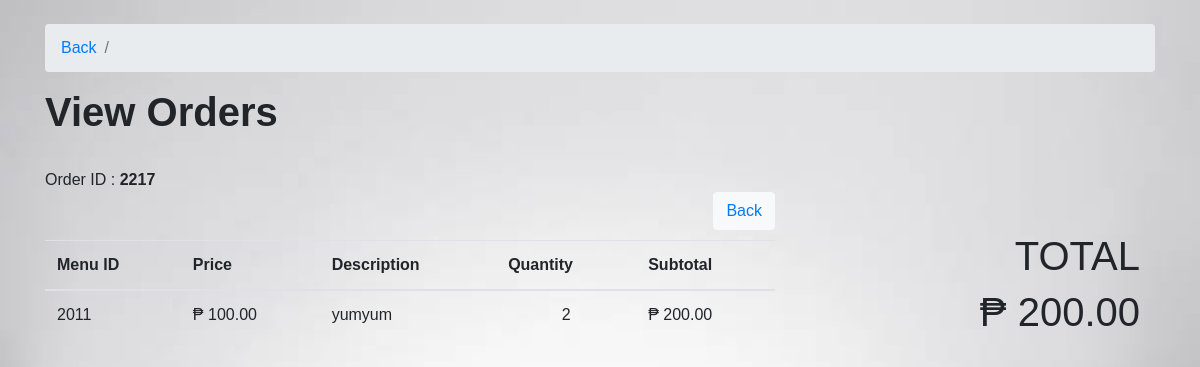
The app's page /viewcheckoutsummary.php?order=2217&no=1030 (signed in) with its own data.
### tables this page shows
CREATE TABLE `order_item` (
  `hidden_id` int(11) NOT NULL,
  `order_id` int(50) NOT NULL,
  `menu_id` varchar(50) NOT NULL,
  `price` decimal(10,2) NOT NULL,
  `quantity` varchar(50) NOT NULL
);

CREATE TABLE `menu` (
  `id` int(10) NOT NULL,
  `menu_id` varchar(50) NOT NULL,
  `menu_name` varchar(50) NOT NULL,
  `price` decimal(10,2) NOT NULL,
  `description` varchar(100) NOT NULL,
  `unit` varchar(50) NOT NULL
);

### viewcheckoutsummary.php (the view, shortened to what this page needs)
<!DOCTYPE html>
<html>
<head>
		<link rel="stylesheet" href="style.css">
		<link rel="stylesheet" href="bootstrap-4.0.0-beta.3-dist/css/bootstrap.min.css">
		<link rel="stylesheet" href="bootstrap-4.0.0-beta.3-dist/jss/bootstrap.js">
		<link rel="stylesheet" href="style.css" type="text/css">
</head>
<body><br/>
	<div class="container">
		<nav aria-label="breadcrumb">
		<ol class="breadcrumb">
		<li class="breadcrumb-item"><a href="order_reports.php">Back</a></li>
		<li class="breadcrumb-item active" aria-current="page"> </li>
	</ol>
	</nav>
		<div class="row">
			<div class="col-8">
			<h1><b>View Orders</b></h1><br>
			<?php
				$order_id = $_GET['order'];
			?>
				Order ID : <b><?php echo $order_id; ?></b><br>
							<button style="float:right" class="btn btn-light"><a href="order_reports.php"> Back </a></button>
							<br><br>
			<div class="table-responsive">
				<table class="table">
				  <thead>
					<tr>
					  <th scope="col">Menu ID</th>
					  <th scope="col">Price</th>
					  <th scope="col">Description</th>
					  <th scope="col">Quantity</th>
					  <th scope="col">Subtotal</th>
					</tr>
				  </thead>
				  <tbody>
							<?php
							include_once 'logdb.php';
							$order_id = $_GET["order"];
							$sql = "SELECT * FROM order_item, menu, customer_order
									WHERE order_item.menu_id = menu.menu_id
									AND customer_order.order_id = order_item.order_id
									AND customer_order.order_id = '$order_id';";
							$result = mysqli_query($conn, $sql);
							$resultCheck = mysqli_num_rows($result);
							$total=0;
							if ($resultCheck > 0) {
								while ($row = mysqli_fetch_assoc($result)) {
								$savequantity = $row["quantity"];
								$saveprice = $row["price"];
								$quantityprice = $savequantity*$saveprice;
								$total += $quantityprice;
							?>
				<tr>
					  <td><?php echo $row["menu_id"];?></td>
					  <td>&#8369; <?php echo $row["price"];?></td>
					  <td><?php echo $row["description"];?></td>
				  <td><center><?php echo $row["quantity"];?></center></td>
				  <td>&#8369; <?php echo $quantityprice;?>.00</td>
				</tr>
				<?php		}
							}
							?>
			  </tbody>
			</table>
			</div>
			</div>
			<div class="col-4"></br></br></br></br></br></br>
				<div class="container">
					<div align="right">
						<b><h1>TOTAL  </h1><h1>&#8369; <?php echo $total;?>.00</h1></b><center>
					</div>
				</div>
			</div>
		</div>
</body>
</html>

### style.css (style rules this page uses)
body { margin: 0; padding: 0; background-image:url(images/background.jpg); background-size: cover; background-repeat:no-repeat; font-family: sans-serif; font-family: arial; }

### records on screen
order_item: menu.menu_id "2011", menu.price "100.00", menu.description "yumyum", quantity "2", quantity.price "200"

### other values on screen
$order_id "2217"
$total "200"
